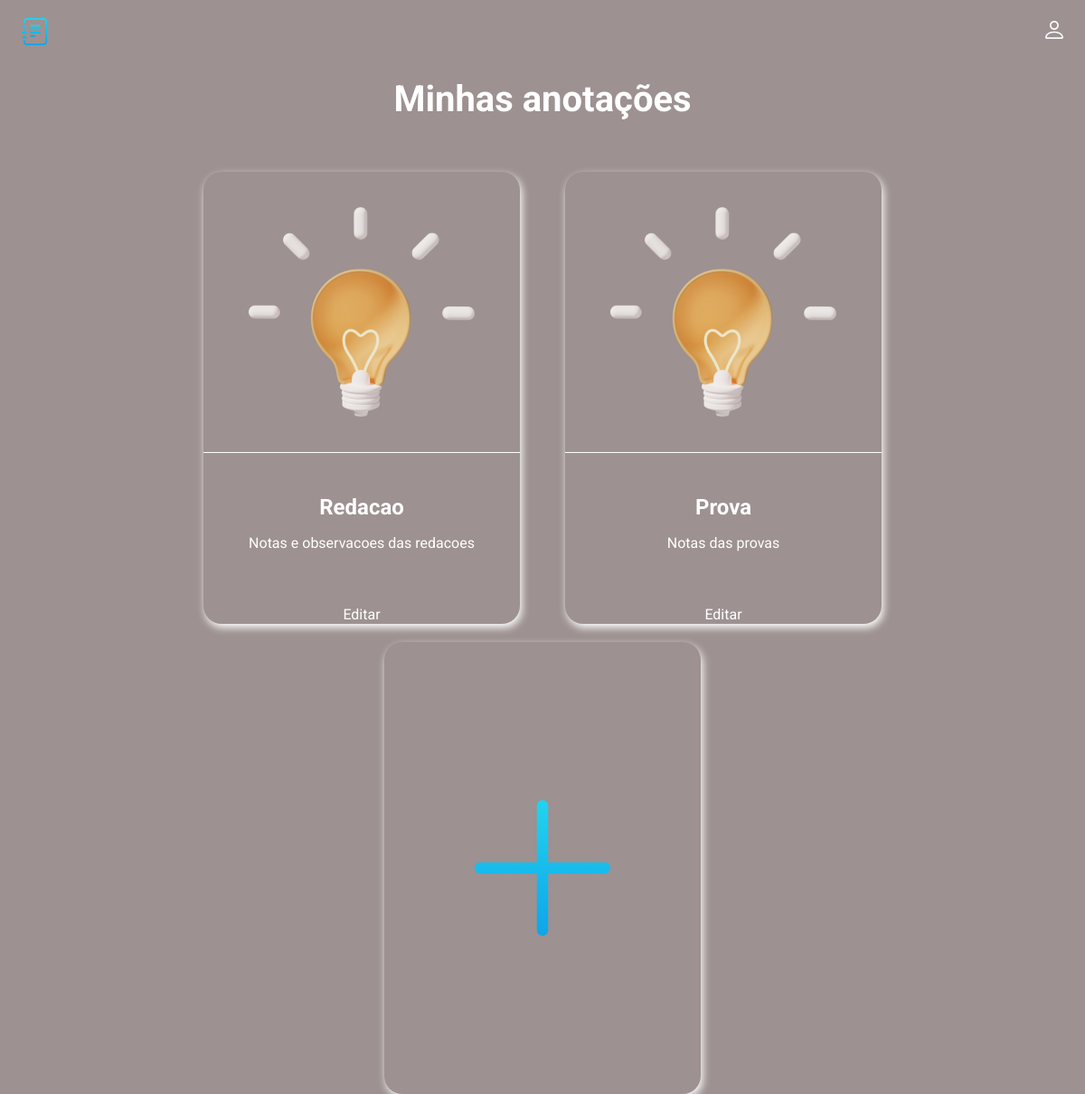
The app's page /index (signed in) with its own data.
### diary-bra-main-main/main.py (models this page shows, shortened)
class Card(db.Model):
    id = db.Column(db.Integer, primary_key=True)
    title = db.Column(db.String(100), nullable=False)
    subtitle = db.Column(db.String(300), nullable=False)
    text = db.Column(db.Text, nullable=False)
    user_email = db.Column(db.String(100), nullable=False)

### diary-bra-main-main/main.py (the view)
@app.route('/index')
def index():
    if 'user_email' not in session:
        return redirect('/')
    email = session.get('user_email')
    cards = Card.query.filter_by(user_email=email).all()
    return render_template('index.html', cards=cards)

### diary-bra-main-main/templates/index.html (shortened to what this page needs)
<!doctype html>
<html lang="pt-BR">
<head>
  <link rel="stylesheet" href="../static/css/style.css">
</head>
<body>
  <header class="header">
    <img src="../static/img/logo.svg" alt="logo" width="30" height="30">
    <ul class="main-list">
        <li class="list__item">
            <img src="../static/img/login.svg" alt="login" width="20" height="20">
        </li>
    </ul>
  </header>
  <main>
    {% block content %}
    <h1 class="main__title">Minhas anotações</h1>
    <ul class="cards-list">
      {% for el in cards %}
      <li class="card">
        <a class="card__link" href="/card/{{el.id}}">
          <img class="card__img" src="../static/img/post_icon.png" width="250" height="250" alt="ícone do post">
          <div class="card__text">
            <h2 class="card__title">{{el.title}}</h2>
            <p class="card__subtitle">{{el.subtitle}}</p>
          </div>
        </a>
        <div class="card__actions">
          <a href="/edit/{{ el.id }}">Editar</a>
        </div>
      </li>
      {% endfor %}
      <li class="card card--creat">
          <a class="creat__link" href="{{url_for('create')}}"></a>
      </li>
    </ul>
    {% endblock %}
  </main>
</body>
</html>

### diary-bra-main-main/static/css/style.css (style rules this page uses)
body { margin: 0; padding: 0; font-family: 'Roboto', sans-serif; font-size: 16px; line-height: 20px; background-color:rgb(157, 145, 145); color: #ffffff; }
h1, h2, p { margin: 0; }
img { object-fit: contain; }
a { text-decoration: none; color: inherit; transition: 0.2s; }
ul { list-style: none; margin: 0; padding: 0; }
.header { display: flex; justify-content: space-between; align-items: center; padding: 20px 2%; margin-bottom: 30px; }
.main-list { display: flex; align-items: center; gap: 20px; }
.main__title { font-size: 40px; text-align: center; margin-bottom: 70px; }
.cards-list { display: flex; padding: 0 5%; flex-wrap: wrap; flex-direction: row; gap: 20px; column-gap: 50px; justify-content: center; }
.card { width: 350px; height: 500px; background: rgb(157, 145, 145); border-radius: 20px; box-shadow: 2px 4px 10px rgb(255, 255, 255); display: flex; flex-direction: column; align-items: center; }
.card__link { display: flex; flex-direction: column; align-items: center; width: inherit; height: inherit; }
.card__text { border-top: 1px solid rgb(255, 255, 255); width: inherit; display: flex; padding: 50px 0 20px; flex-direction: column; gap: 20px; align-items: center; }
.card__title { padding: 0 20px; text-align: center; }
.card__subtitle { padding: 0 20px; text-align: center; }
.card__img { padding: 30px; }
.creat__link { display: block; height: inherit; width: inherit; background: url(../img/plus.svg) no-repeat; background-size: 200px 200px; background-position: center; }
.card__actions { margin-top: 12px; }

### records on screen
Card: title "Redacao", subtitle "Notas e observacoes das redacoes"
Card: title "Prova", subtitle "Notas das provas"
